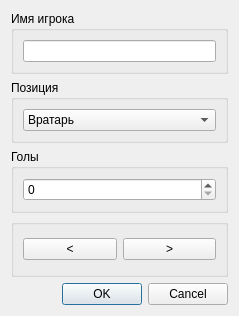
<?xml version="1.0" encoding="UTF-8"?>
<ui version="4.0">
 <class>DialogAddDevice</class>
 <widget class="QDialog" name="DialogAddDevice">
  <property name="geometry">
   <rect>
    <x>0</x>
    <y>0</y>
    <width>239</width>
    <height>316</height>
   </rect>
  </property>
  <property name="windowTitle">
   <string>Dialog</string>
  </property>
  <layout class="QVBoxLayout" name="verticalLayout">
   <item>
    <widget class="QGroupBox" name="groupBox_2">
     <property name="title">
      <string>Имя игрока</string>
     </property>
     <layout class="QGridLayout" name="gridLayout_2">
      <item row="0" column="0">
       <widget class="QLineEdit" name="NameLineEdit"/>
      </item>
     </layout>
    </widget>
   </item>
   <item>
    <widget class="QGroupBox" name="groupBox">
     <property name="title">
      <string>Позиция</string>
     </property>
     <layout class="QGridLayout" name="gridLayout">
      <item row="0" column="0">
       <widget class="QComboBox" name="PositionLineEdit">
        <item>
         <property name="text">
          <string notr="true">Вратарь</string>
         </property>
        </item>
        <item>
         <property name="text">
          <string>Защитник</string>
         </property>
        </item>
        <item>
         <property name="text">
          <string>Полузащитник</string>
         </property>
        </item>
        <item>
         <property name="text">
          <string>Нападающий</string>
         </property>
        </item>
       </widget>
      </item>
     </layout>
    </widget>
   </item>
   <item>
    <widget class="QGroupBox" name="groupBox_3">
     <property name="title">
      <string>Голы</string>
     </property>
     <layout class="QGridLayout" name="gridLayout_3">
      <item row="0" column="0">
       <widget class="QSpinBox" name="GoalsLineEdit"/>
      </item>
     </layout>
    </widget>
   </item>
   <item>
    <widget class="QGroupBox" name="groupBox_4">
     <property name="title">
      <string/>
     </property>
     <layout class="QHBoxLayout" name="horizontalLayout">
      <item>
       <widget class="QPushButton" name="previousButton">
        <property name="text">
         <string>&lt;</string>
        </property>
       </widget>
      </item>
      <item>
       <widget class="QPushButton" name="nextButton">
        <property name="text">
         <string>&gt;</string>
        </property>
       </widget>
      </item>
     </layout>
    </widget>
   </item>
   <item>
    <widget class="QDialogButtonBox" name="buttonBox">
     <property name="orientation">
      <enum>Qt::Horizontal</enum>
     </property>
     <property name="standardButtons">
      <set>QDialogButtonBox::Cancel|QDialogButtonBox::Ok</set>
     </property>
    </widget>
   </item>
  </layout>
 </widget>
 <resources/>
 <connections>
  <connection>
   <sender>buttonBox</sender>
   <signal>accepted()</signal>
   <receiver>DialogAddDevice</receiver>
   <slot>accept()</slot>
   <hints>
    <hint type="sourcelabel">
     <x>257</x>
     <y>138</y>
    </hint>
    <hint type="destinationlabel">
     <x>157</x>
     <y>274</y>
    </hint>
   </hints>
  </connection>
  <connection>
   <sender>buttonBox</sender>
   <signal>rejected()</signal>
   <receiver>DialogAddDevice</receiver>
   <slot>reject()</slot>
   <hints>
    <hint type="sourcelabel">
     <x>257</x>
     <y>138</y>
    </hint>
    <hint type="destinationlabel">
     <x>286</x>
     <y>274</y>
    </hint>
   </hints>
  </connection>
 </connections>
</ui>
